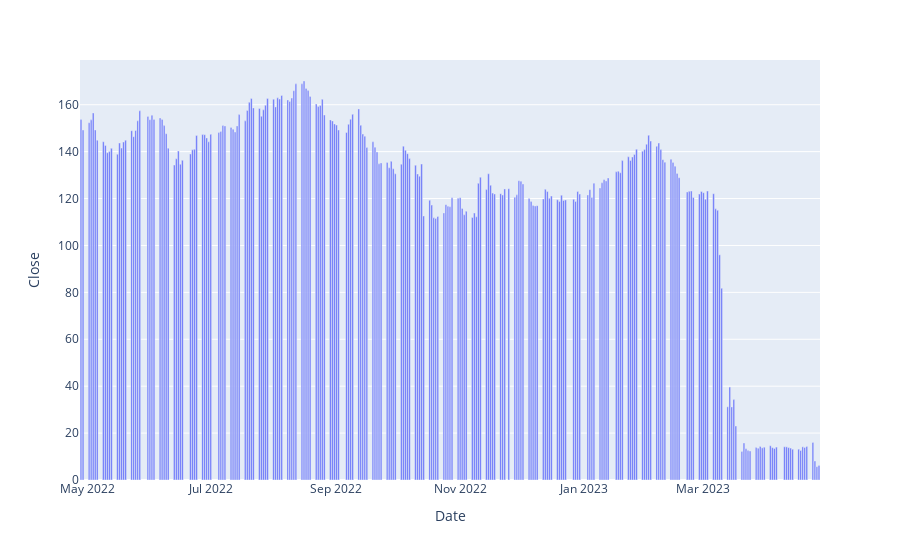

Notebook code cell kept with this figure:
### Code cell
figure = px.bar(data, x = "Date", y= "Close")
figure.show()

### Figure 1 — Plotly figure (JSON) as saved in the notebook; plotly's stock layout.template omitted (floating-point values rounded to 4 significant figures; data arrays with more than 128 entries replaced by an {"elided": "..."} marker saying what was removed)
{"data": [{"alignmentgroup": "True", "hovertemplate": "Date=%{x}<br>Close=%{y}<extra></extra>", "legendgroup": "", "marker": {"color": "#636efa", "pattern": {"shape": ""}}, "name": "", "offsetgroup": "", "orientation": "v", "showlegend": false, "textposition": "auto", "type": "bar", "x": {"elided": "251 str values"}, "xaxis": "x", "y": {"elided": "251 float values"}, "yaxis": "y"}], "layout": {"autosize": true, "barmode": "relative", "legend": {"tracegroupgap": 0}, "margin": {"t": 60}, "xaxis": {"anchor": "y", "autorange": true, "domain": [0, 1], "range": ["2022-04-27 12:00", "2023-04-27 12:00"], "title": {"text": "Date"}, "type": "date"}, "yaxis": {"anchor": "x", "autorange": true, "domain": [0, 1], "range": [0, 179.1], "title": {"text": "Close"}, "type": "linear"}}}
